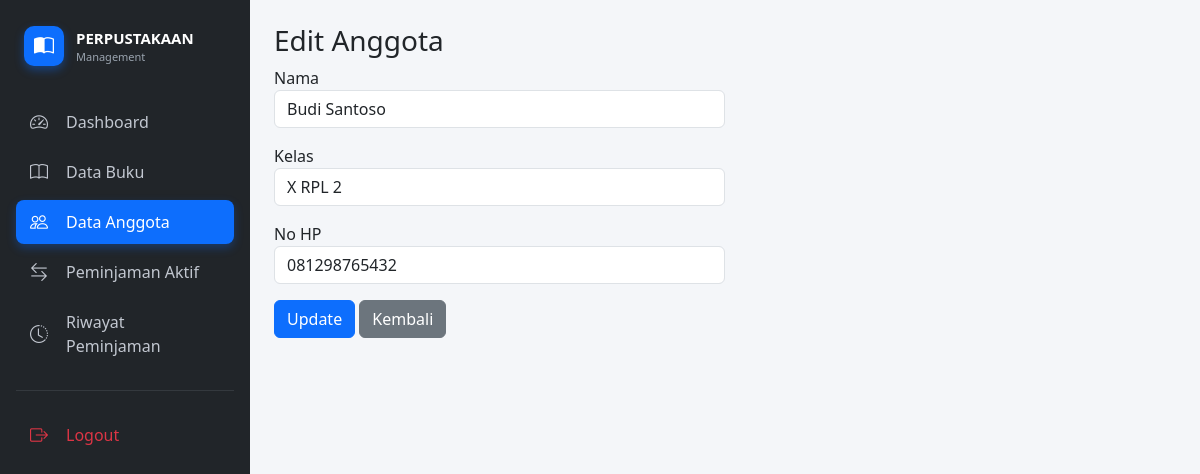
Page /anggota/edit.php?id=3 on the committed database.
### tables this page shows
CREATE TABLE `anggota` (
  `id` int(11) NOT NULL,
  `nama` varchar(100) NOT NULL,
  `kelas` varchar(50) DEFAULT NULL,
  `no_hp` varchar(20) DEFAULT NULL,
  `created_at` timestamp NOT NULL DEFAULT current_timestamp()
);

### anggota/edit.php (the view, shortened to what this page needs)
<?php
include '../config/koneksi.php';
include '../navbar.php';
$id = $_GET['id'];
$data = mysqli_fetch_assoc(
  mysqli_query($koneksi, "SELECT * FROM anggota WHERE id='$id'")
);
?>
<h3>Edit Anggota</h3>
<form method="post" class="col-md-6">
  <div class="mb-3">
    <label>Nama</label>
    <input type="text" name="nama"
           value="<?= $data['nama'] ?>"
           class="form-control">
  </div>
  <div class="mb-3">
    <label>Kelas</label>
    <input type="text" name="kelas"
           value="<?= $data['kelas'] ?>"
           class="form-control">
  </div>
  <div class="mb-3">
    <label>No HP</label>
    <input type="text" name="no_hp"
           value="<?= $data['no_hp'] ?>"
           class="form-control">
  </div>
  <button name="update" class="btn btn-primary">Update</button>
  <a href="index.php" class="btn btn-secondary">Kembali</a>
</form>
</div></div>

### rows in the picture
anggota: nama "Budi Santoso", kelas "X RPL 2", no_hp "081298765432"
